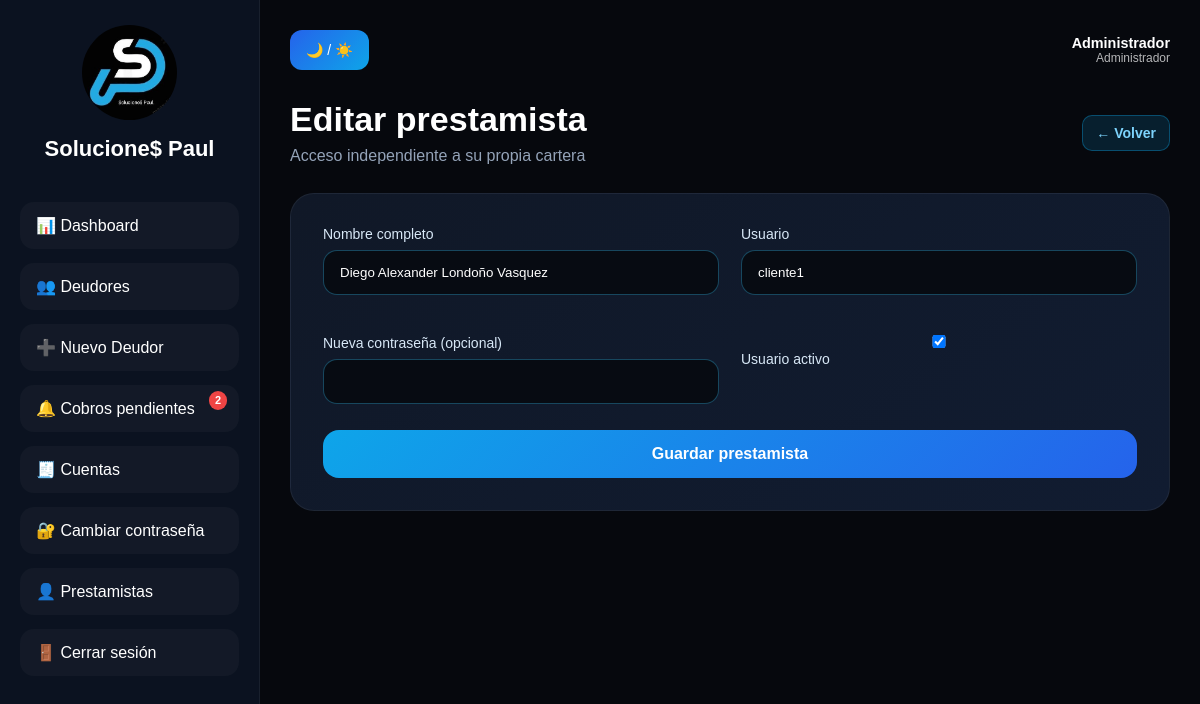
Screenshot of /prestamistas/2/editar (signed in) with the database file from the repository.
### models.py (models this page shows)
class Usuario(db.Model, UserMixin):
    __tablename__ = "usuarios"
    id = db.Column(db.Integer, primary_key=True)
    nombre = db.Column(db.String(100), nullable=False)
    usuario = db.Column(db.String(80), unique=True, nullable=False)
    password_hash = db.Column(db.String(255), nullable=False)
    rol = db.Column(db.String(20), nullable=False, default="prestamista")
    activo = db.Column(db.Boolean, nullable=False, default=True)
    creado_en = db.Column(db.DateTime, default=datetime.utcnow)
    deudores = db.relationship("Deudor", backref="propietario", lazy=True)
    cuentas = db.relationship("CuentaContable", backref="propietario", lazy=True)
    @property
    def es_admin(self):
        return self.rol == "admin"
    @property
    def is_active(self):
        return self.activo

### app.py (the view, shortened to what this page needs)
@app.route("/prestamistas/<int:usuario_id>/editar", methods=["GET", "POST"])
@admin_required
def editar_prestamista(usuario_id):
    prestamista = Usuario.query.filter_by(id=usuario_id, rol="prestamista").first_or_404()
    return render_template("prestamista_form.html", prestamista=prestamista)

### app.py (called while the page is built)
def csrf_token():
    if "_csrf_token" not in session:
        session["_csrf_token"] = secrets.token_urlsafe(32)
    return session["_csrf_token"]

@app.before_request
def validar_csrf():
    if app.config.get("TESTING"):
        return
    if request.method in ("POST", "PUT", "PATCH", "DELETE"):
        esperado = session.get("_csrf_token", "")
        recibido = request.form.get("csrf_token", "") or request.headers.get("X-CSRF-Token", "")
        if not esperado or not hmac.compare_digest(esperado, recibido):
            abort(400, description="La sesión del formulario venció. Recarga la página e inténtalo nuevamente.")

@app.after_request
def agregar_cabeceras_seguridad(response):
    response.headers["X-Content-Type-Options"] = "nosniff"
    response.headers["X-Frame-Options"] = "DENY"
    response.headers["Referrer-Policy"] = "strict-origin-when-cross-origin"
    response.headers["Permissions-Policy"] = "camera=(), microphone=(), geolocation=()"
    if app.config["SESSION_COOKIE_SECURE"]:
        response.headers["Strict-Transport-Security"] = "max-age=31536000; includeSubDomains"
    return response

@login_manager.user_loader
def load_user(user_id):
    return Usuario.query.get(int(user_id))

def admin_required(view):
    @wraps(view)
    @login_required
    def wrapped(*args, **kwargs):
        if not current_user.es_admin:
            abort(403)
        return view(*args, **kwargs)
    return wrapped

def obtener_cuotas_urgentes():
    hoy = date.today()
    manana = hoy + timedelta(days=1)
    query = Cuota.query.join(Prestamo).join(Deudor)
    if not current_user.es_admin:
        query = query.filter(Deudor.usuario_id == current_user.id)
    cuotas_urgentes = query.filter(
        Cuota.estado.notin_(["pagada"]),
        (
            (Cuota.fecha_vencimiento == manana) |
            (Cuota.fecha_vencimiento == hoy) |
            (Cuota.fecha_vencimiento < hoy)
        )
    ).all()
    return hoy, manana, cuotas_urgentes

@app.context_processor
def inject_notificaciones_count():
    if current_user.is_authenticated:
        _, _, cuotas_urgentes = obtener_cuotas_urgentes()
        return {"notificaciones_count": len(cuotas_urgentes)}
    return {"notificaciones_count": 0}

@app.before_request
def preparar_base_de_datos():
    global _esquema_preparado
    if not _esquema_preparado:
        asegurar_esquema()
        crear_admin()
        asignar_datos_existentes_al_admin()
        _esquema_preparado = True

### templates/prestamista_form.html (shortened to what this page needs)
{% extends "base.html" %}
{% block content %}
<section class="page-section">
    <div class="page-header">
        <div><h1>{{ 'Editar' if prestamista else 'Nuevo' }} prestamista</h1><p>Acceso independiente a su propia cartera</p></div>
        <a href="{{ url_for('prestamistas') }}" class="btn-small">← Volver</a>
    </div>
    <div class="form-card"><form method="POST">
        <div class="form-grid">
            <div class="form-group"><label>Nombre completo</label><input name="nombre" value="{{ prestamista.nombre if prestamista else '' }}" required></div>
            <div class="form-group"><label>Usuario</label><input name="usuario" value="{{ prestamista.usuario if prestamista else '' }}" required autocomplete="off"></div>
            <div class="form-group"><label>{{ 'Nueva contraseña (opcional)' if prestamista else 'Contraseña' }}</label><input type="password" name="password" {% if not prestamista %}required{% endif %} minlength="6" autocomplete="new-password"></div>
            {% if prestamista %}<div class="form-group"><label><input type="checkbox" name="activo" {% if prestamista.activo %}checked{% endif %}> Usuario activo</label></div>{% endif %}
        </div>
        <button class="btn-primary" type="submit">Guardar prestamista</button>
    </form></div>
</section>
{% endblock %}

### templates/base.html (shortened to what this page needs)
<!DOCTYPE html>
<html lang="es">
<head>
    <link rel="stylesheet" href="{{ url_for('static', filename='css/estilos.css') }}">
</head>
<body class="dark-mode">
    <div class="app-container">
        <aside class="sidebar">
            <div class="logo-area">
                <img src="{{ url_for('static', filename='img/logo.jpeg') }}" alt="Logo">
                <h2>Solucione$ Paul</h2>
            </div>
            <nav class="menu">
                <a href="{{ url_for('dashboard') }}" data-label="Dashboard">
                    📊 Dashboard
                </a>
                <a href="{{ url_for('deudores') }}" data-label="Deudores">
                    👥 Deudores
                </a>
                <a href="{{ url_for('nuevo_deudor') }}" data-label="Nuevo Deudor">
                    ➕ Nuevo Deudor
                </a>
                <a href="{{ url_for('notificaciones') }}" data-label="Notificaciones" class="nav-notif">
                    🔔 Cobros pendientes
                    {% if notificaciones_count > 0 %}
                        <span class="notif-badge">{{ notificaciones_count }}</span>
                    {% endif %}
                </a>
                <a href="{{ url_for('cuentas') }}" data-label="Cuentas">
                    🧾 Cuentas
                </a>
                <a href="{{ url_for('seguridad_perfil') }}" data-label="Seguridad">
                    🔐 Cambiar contraseña
                </a>
                {% if current_user.es_admin %}
                <a href="{{ url_for('prestamistas') }}" data-label="Prestamistas">
                    👤 Prestamistas
                </a>
                {% endif %}
                <form method="POST" action="{{ url_for('logout') }}" class="logout-form">
                    <button type="submit" data-label="Cerrar sesión">🚪 Cerrar sesión</button>
                </form>
            </nav>
        </aside>
        <main class="main-content">
            <header class="topbar">
                <button id="theme-toggle">
                    🌙 / ☀️
                </button>
                <div class="session-user">
                    <strong>{{ current_user.nombre }}</strong>
                    <span>{{ "Administrador" if current_user.es_admin else "Prestamista" }}</span>
                </div>
            </header>
            {% block content %}
            {% endblock %}
        </main>
    </div>
</body>
</html>

### static/css/estilos.css (style rules this page uses)
* { margin: 0; padding: 0; box-sizing: border-box; }
body { font-family: Arial, Helvetica, sans-serif; }
.session-user { margin-left: auto; display: flex; flex-direction: column; text-align: right; font-size: .9rem; }
.session-user span { opacity: .7; font-size: .75rem; }
.logout-form { margin: 0; }
.menu .logout-form button { width: 100%; border: 0; cursor: pointer; text-align: left; font: inherit; }
.dark-mode { background: #06080d; color: #ffffff; }
.form-group { text-align: left; margin-bottom: 18px; }
.form-group label { display: block; margin-bottom: 8px; color: #d8e8f7; font-size: 14px; }
.form-group input, .form-group textarea, .form-group select { width: 100%; padding: 14px 16px; border-radius: 14px; border: 1px solid rgba(52, 183, 235, 0.35); background: #070b12; color: #fff; outline: none; }
.btn-primary { width: 100%; border: none; padding: 15px 18px; border-radius: 16px; background: linear-gradient(135deg, #0ea5e9, #2563eb); color: white; font-weight: 700; cursor: pointer; font-size: 16px; margin-top: 8px; }
.app-container { display: flex; min-height: 100vh; }
.sidebar { width: 260px; background: #0b1220; border-right: 1px solid rgba(255,255,255,0.06); padding: 25px 20px; flex-shrink: 0; transition: width 0.3s ease; }
.logo-area { text-align: center; margin-bottom: 40px; }
.logo-area img { width: 95px; height: 95px; border-radius: 50%; object-fit: cover; margin-bottom: 12px; transition: width 0.3s, height 0.3s; }
.logo-area h2 { font-size: 22px; transition: opacity 0.2s; }
.menu { display: flex; flex-direction: column; gap: 14px; }
.menu a, .menu .logout-form button { text-decoration: none; color: white; padding: 14px 16px; border-radius: 14px; transition: background 0.3s ease; background: rgba(255,255,255,0.03); display: flex; align-items: center; gap: 10px; white-space: nowrap; overflow: hidden; }
.main-content { flex: 1; padding: 30px; min-width: 0; }
.topbar { display: flex; justify-content: flex-end; align-items: center; gap: 12px; margin-bottom: 30px; }
#theme-toggle { border: none; padding: 12px 16px; border-radius: 12px; cursor: pointer; background: linear-gradient(135deg, #2563eb, #0ea5e9); color: white; font-size: 14px; }
.page-section { width: 100%; }
.page-header { display: flex; justify-content: space-between; align-items: center; gap: 18px; margin-bottom: 28px; }
.page-header h1 { font-size: 34px; margin-bottom: 8px; }
.page-header p { color: #94a3b8; }
.btn-small { display: inline-block; text-decoration: none; padding: 9px 13px; border-radius: 10px; background: rgba(14, 165, 233, 0.15); border: 1px solid rgba(14, 165, 233, 0.35); color: #7dd3fc; font-weight: 600; font-size: 14px; }
.form-card { background: linear-gradient(145deg, #101827, #111c31); border-radius: 24px; padding: 32px; border: 1px solid rgba(255,255,255,0.06); max-width: 940px; margin-top: 20px; }
.form-grid { display: grid; grid-template-columns: repeat(2, minmax(0, 1fr)); gap: 22px; }
.nav-notif { position: relative; }
.notif-badge { position: absolute; top: 6px; right: 12px; background: #ef4444; color: #fff; font-size: 11px; font-weight: 700; border-radius: 999px; padding: 1px 6px; line-height: 1.5; }

### rows the page displays
Usuario: nombre "Administrador", rol "Administrador"
Usuario: nombre "Diego Alexander Londoño Vasquez", usuario "cliente1", activo "☑"

### other values shown
{{ notificaciones_count }} "2"
{{ 'Editar' if prestamista else 'Nuevo' }} "Editar"
{{ 'Nueva contraseña (opcional)' if prestamista else 'Contraseña' }} "Nueva contraseña (opcional)"
